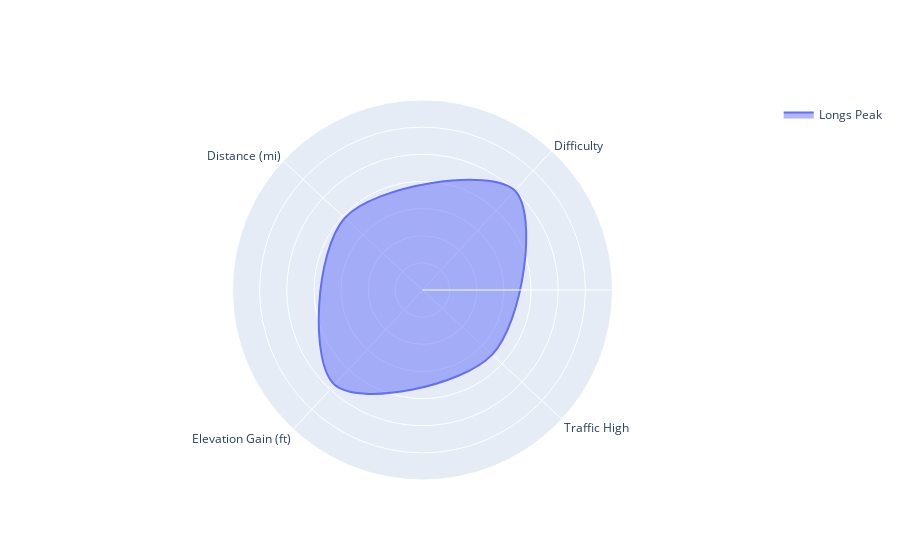

The notebook cell saved with this chart:
### Code cell
fig = go.Figure()


fig.add_trace(go.Scatterpolar(
        name = 'Longs Peak',
        mode = "lines",
        theta = ['Difficulty', 'Distance (mi)', 'Elevation Gain (ft)', 'Traffic High', 'Difficulty'],
        r = (longs_peak['Difficulty'].values[0], longs_peak['Distance_mi'].values[0],
                longs_peak['Elevation Gain_ft'].values[0], longs_peak['Traffic High'].values[0],
                longs_peak['Difficulty'].values[0]),
        fill = "toself",
        line =dict( shape = 'spline'),
        subplot = "polar"),
        
             )
fig.update_layout(
   showlegend = True,  
  polar=dict(
    radialaxis=dict(
    visible=True,
    range=[0, 7],
    showticklabels = False
    )))


fig.show()

### Figure 1 — Plotly figure (JSON) as saved in the notebook; plotly's stock layout.template omitted (floating-point values rounded to 4 significant figures)
{"data": [{"fill": "toself", "line": {"shape": "spline"}, "mode": "lines", "name": "Longs Peak", "r": [5, 3.904, 4.76, 3.5, 5], "subplot": "polar", "theta": ["Difficulty", "Distance (mi)", "Elevation Gain (ft)", "Traffic High", "Difficulty"], "type": "scatterpolar"}], "layout": {"autosize": true, "polar": {"angularaxis": {"rotation": 47.17, "type": "category"}, "radialaxis": {"autorange": false, "range": [0, 7], "showticklabels": false, "type": "linear", "visible": true}}, "showlegend": true}}
